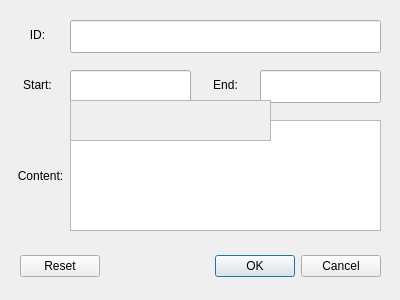
<?xml version="1.0" encoding="UTF-8"?>
<ui version="4.0">
 <class>TickEditWindow</class>
 <widget class="QDialog" name="TickEditWindow">
  <property name="geometry">
   <rect>
    <x>0</x>
    <y>0</y>
    <width>400</width>
    <height>300</height>
   </rect>
  </property>
  <property name="minimumSize">
   <size>
    <width>400</width>
    <height>300</height>
   </size>
  </property>
  <property name="maximumSize">
   <size>
    <width>400</width>
    <height>300</height>
   </size>
  </property>
  <property name="windowTitle">
   <string>Edit Time Tick</string>
  </property>
  <widget class="QDialogButtonBox" name="buttonBox">
   <property name="geometry">
    <rect>
     <x>20</x>
     <y>250</y>
     <width>361</width>
     <height>32</height>
    </rect>
   </property>
   <property name="orientation">
    <enum>Qt::Horizontal</enum>
   </property>
   <property name="standardButtons">
    <set>QDialogButtonBox::Cancel|QDialogButtonBox::Ok|QDialogButtonBox::Reset</set>
   </property>
  </widget>
  <widget class="QLineEdit" name="textID">
   <property name="geometry">
    <rect>
     <x>70</x>
     <y>20</y>
     <width>311</width>
     <height>33</height>
    </rect>
   </property>
  </widget>
  <widget class="QPlainTextEdit" name="textContent">
   <property name="geometry">
    <rect>
     <x>70</x>
     <y>120</y>
     <width>311</width>
     <height>111</height>
    </rect>
   </property>
  </widget>
  <widget class="QLineEdit" name="textTimeStart">
   <property name="geometry">
    <rect>
     <x>70</x>
     <y>70</y>
     <width>121</width>
     <height>33</height>
    </rect>
   </property>
  </widget>
  <widget class="QLineEdit" name="textTimeEnd">
   <property name="geometry">
    <rect>
     <x>260</x>
     <y>70</y>
     <width>121</width>
     <height>33</height>
    </rect>
   </property>
  </widget>
  <widget class="QLabel" name="labelID">
   <property name="geometry">
    <rect>
     <x>7</x>
     <y>19</y>
     <width>61</width>
     <height>31</height>
    </rect>
   </property>
   <property name="text">
    <string>ID:</string>
   </property>
   <property name="textFormat">
    <enum>Qt::PlainText</enum>
   </property>
   <property name="alignment">
    <set>Qt::AlignCenter</set>
   </property>
  </widget>
  <widget class="QLabel" name="labelTimeStart">
   <property name="geometry">
    <rect>
     <x>7</x>
     <y>69</y>
     <width>61</width>
     <height>31</height>
    </rect>
   </property>
   <property name="text">
    <string>Start:</string>
   </property>
   <property name="textFormat">
    <enum>Qt::PlainText</enum>
   </property>
   <property name="alignment">
    <set>Qt::AlignCenter</set>
   </property>
  </widget>
  <widget class="QLabel" name="labelTimeStart_2">
   <property name="geometry">
    <rect>
     <x>10</x>
     <y>150</y>
     <width>61</width>
     <height>51</height>
    </rect>
   </property>
   <property name="text">
    <string>Content:</string>
   </property>
   <property name="textFormat">
    <enum>Qt::PlainText</enum>
   </property>
   <property name="alignment">
    <set>Qt::AlignCenter</set>
   </property>
  </widget>
  <widget class="QLabel" name="labelTimeEnd">
   <property name="geometry">
    <rect>
     <x>190</x>
     <y>69</y>
     <width>71</width>
     <height>31</height>
    </rect>
   </property>
   <property name="text">
    <string>End:</string>
   </property>
   <property name="textFormat">
    <enum>Qt::PlainText</enum>
   </property>
   <property name="alignment">
    <set>Qt::AlignCenter</set>
   </property>
  </widget>
  <widget class="QFrame" name="frameTimeAdj">
   <property name="geometry">
    <rect>
     <x>70</x>
     <y>100</y>
     <width>201</width>
     <height>41</height>
    </rect>
   </property>
   <property name="focusPolicy">
    <enum>Qt::StrongFocus</enum>
   </property>
   <property name="autoFillBackground">
    <bool>true</bool>
   </property>
   <property name="frameShape">
    <enum>QFrame::StyledPanel</enum>
   </property>
   <property name="frameShadow">
    <enum>QFrame::Sunken</enum>
   </property>
   <widget class="buttonUpDown" name="bUDMsec" native="true">
    <property name="geometry">
     <rect>
      <x>120</x>
      <y>0</y>
      <width>81</width>
      <height>41</height>
     </rect>
    </property>
   </widget>
   <widget class="buttonUpDown" name="bUDMin" native="true">
    <property name="geometry">
     <rect>
      <x>0</x>
      <y>0</y>
      <width>61</width>
      <height>41</height>
     </rect>
    </property>
   </widget>
   <widget class="buttonUpDown" name="bUDSec" native="true">
    <property name="geometry">
     <rect>
      <x>60</x>
      <y>0</y>
      <width>61</width>
      <height>41</height>
     </rect>
    </property>
   </widget>
  </widget>
 </widget>
 <customwidgets>
  <customwidget>
   <class>buttonUpDown</class>
   <extends>QWidget</extends>
   <header>buttonupdown.h</header>
   <container>1</container>
  </customwidget>
 </customwidgets>
 <resources/>
 <connections>
  <connection>
   <sender>buttonBox</sender>
   <signal>accepted()</signal>
   <receiver>TickEditWindow</receiver>
   <slot>accept()</slot>
   <hints>
    <hint type="sourcelabel">
     <x>248</x>
     <y>254</y>
    </hint>
    <hint type="destinationlabel">
     <x>157</x>
     <y>274</y>
    </hint>
   </hints>
  </connection>
  <connection>
   <sender>buttonBox</sender>
   <signal>rejected()</signal>
   <receiver>TickEditWindow</receiver>
   <slot>reject()</slot>
   <hints>
    <hint type="sourcelabel">
     <x>316</x>
     <y>260</y>
    </hint>
    <hint type="destinationlabel">
     <x>286</x>
     <y>274</y>
    </hint>
   </hints>
  </connection>
 </connections>
</ui>
